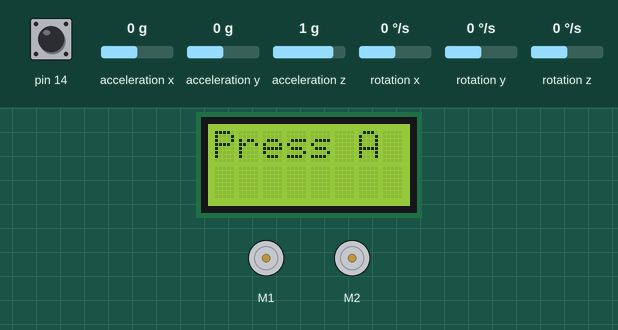
This sketch was run on a simulated Arduino Leonardo, built with avr-gcc and run on an emulated ATmega32U4. Parts: 8×2 character LCD, 2 × DC motor (green arrow = forward, orange = backward, longer = faster). The inputs (shaded band) are chosen by the test bench; at power-on: pin 14 HIGH, acceleration x 0 g, acceleration y 0 g, acceleration z 1 g, rotation x 0 °/s, rotation y 0 °/s, rotation z 0 °/s. What the sketch prints to the serial monitor is not drawn.

Above: at 0.8 s.
0.9 s: pin 14 pulled LOW for 0.15 s
At 2.1 s:
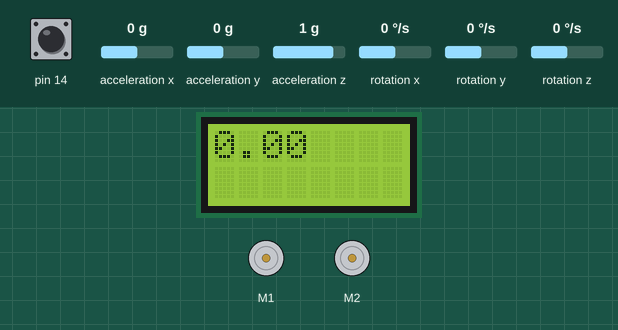
2.5 s: pin 14 pulled LOW for 1 s
Timing chart, 0 to 5.5 s (numbered marks = the images above; inputs shaded):
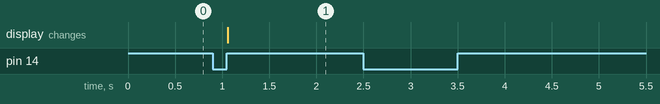

Measured:
- after the input at 0.9 s, the display: changes after 0.16 s (image 1)

The sketch:

08-DizzyingDilemma.ino
```cpp
#include <Wire.h>
#include <Zumo32U4.h>

#define DISPLAY_INTERVAL 100 // The number of milliseconds to wait before updating the LCD and logging to serial
#define PROPORTIONAL_GAIN 30 // The gain to use when correcting to 0°

Zumo32U4Motors motors;
Zumo32U4ButtonA buttonA;
Zumo32U4LCD lcd;
Zumo32U4IMU gyro;

unsigned long readTime = 0;     // The time (in microseconds) that the current gyro reading was taken
unsigned long lastReadTime = 0; // The time (in microseconds) that the previous gyro reading was taken
double angle = 0;               // The current gyro angle

unsigned long lastDisp = 0;   // The last time the LCD was updated
bool runProportional = false; // Whether to run the proportional control system

// This function is run once, when the Zumo starts up
void setup()
{
    // This initializes the gyro
    Wire.begin();
    gyro.init();
    gyro.enableDefault();

    // This clears the LCD (in case something was already on the screen when the program starts)
    lcd.clear();

    // This waits until the A button is pressed, updating the LCD accordingly
    lcd.clear();
    lcd.print("Press A");
    buttonA.waitForButton();
    lcd.clear();

    // Update read time to prevent a large time delta on the first cycle
    readTime = micros();
}

// This function contains code to be run continuously - it is looped until the Zumo shuts down or is reset
void loop()
{
    // This updates the current gyro value
    gyro.readGyro();

    // This updates the two variables tracking sensor read times
    lastReadTime = readTime; // Set the previous read time
    readTime = micros();     // Update the current read time

    // This converts the gyro reading to degrees per second (dps)
    double dps = gyro.g.z / -114.0;

    // This update the current angle based on the user's logic
    updateAngle(dps);

    // This displays the current calculated angle and logs the angular velocty over serial
    if (millis() - lastDisp > DISPLAY_INTERVAL) // Only update if enough time has passed since last update
    {
        lastDisp = millis(); // Update time of last update

        // This updates the angle on the LCD
        lcd.clear();
        lcd.print(angle);

        // This logs the current gyro value over serial
        Serial.println(dps);
    }

    // Run the proportional control system to bring the robot to 0° (if applicable)
    if (runProportional)
    {
        int turnSpeed = angle * PROPORTIONAL_GAIN;   // Calculate turn speed using proportional control
        motors.setSpeeds(turnSpeed * -1, turnSpeed); // Run at calculated speed
    }
    else if (buttonA.isPressed()) // When the A button is pressed, enable the proportional control system
    {
        runProportional = true;
    }
}

// This function should update the "angle" variable based on the current angular velocity
void updateAngle(double dps)
{
    angle += 0; // ADD CODE HERE
}
```
